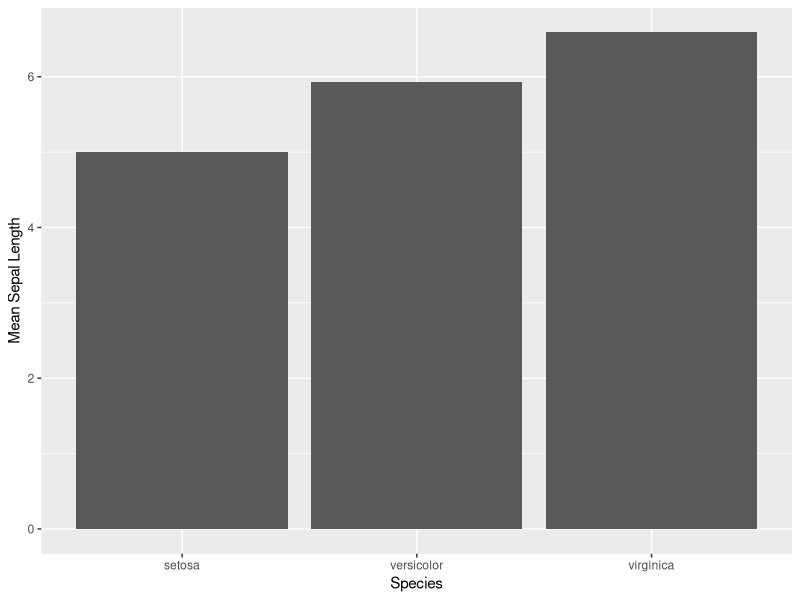

Source code (R):
library(dplyr)
library(ggplot2)
head(iris)
summary(iris)
iris_grouped <- iris %>% 
  group_by(Species) %>%
  summarize(mean_sepal_length = mean(Sepal.Length))
iris_grouped

ggplot(iris_grouped, aes(x=Species, y = mean_sepal_length)) +
  geom_col() +
  xlab("Species") +
  ylab("Mean Sepal Length")